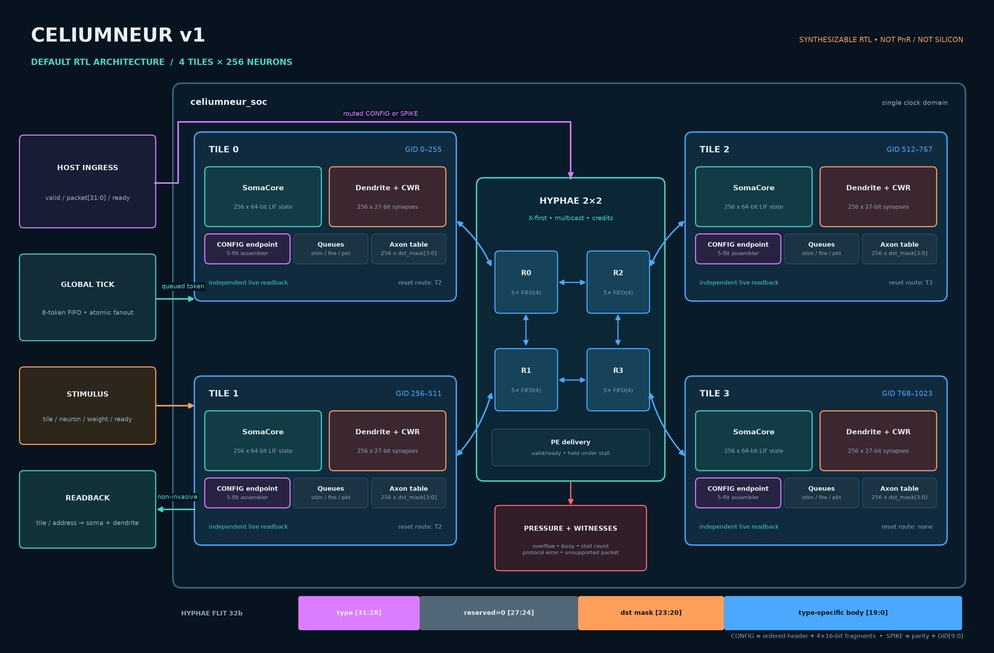
#> input picture render/architecture_block.png, 994 x 653 px, shrunk from 2829 x 1859 before the run
$ python render_poster_v2.py
#> lines starting #> are read from the running program, lines starting #| are printed output that depends on the picture
# SPDX-License-Identifier: Apache-2.0
"""Render the truth-bound CeliumNeUR v1 technical poster.

All plots and the architecture panel are generated artifacts. The script
refuses to run if any required evidence image is absent.
"""

from pathlib import Path

import matplotlib

matplotlib.use("Agg")
import matplotlib.image as mpimg
import matplotlib.pyplot as plt
from matplotlib.patches import FancyBboxPatch, Rectangle


ROOT = Path(__file__).resolve().parents[1]
ARCH = ROOT / "render" / "architecture_block.png"
RASTER = ROOT / "golden" / "demo_raster_compare.png"
LEARNING = ROOT / "render" / "plasticity_trajectory.png"
OUTPUTS = (
    ROOT / "render" / "poster_celiumneur_soc_v2.png",
    ROOT / "render" / "poster_celiumneur_soc.png",
)

BG = "#07131f"
PANEL = "#0d2233"
INK = "#e8f1f5"
MUTED = "#91a9b7"
CYAN = "#41d6c3"
BLUE = "#4aa8ff"
ORANGE = "#ff9f5a"
MAGENTA = "#dc7cff"
RED = "#ff6577"
GRID = "#244457"


def panel(fig, rect, title, subtitle=""):
    ax = fig.add_axes(rect)
    ax.set_xlim(0, 100)
    ax.set_ylim(0, 100)
    ax.axis("off")
    ax.add_patch(FancyBboxPatch(
        (0.5, 0.5), 99, 99,
        boxstyle="round,pad=0.0,rounding_size=1.6",
        facecolor=PANEL, edgecolor=GRID, linewidth=1.4,
    ))
    ax.text(3, 94, title, color=CYAN, fontsize=13, fontweight="bold",
            ha="left", va="center")
    if subtitle:
        ax.text(97, 94, subtitle, color=MUTED, fontsize=7.5,
                ha="right", va="center")
    return ax


def place_image(fig, rect, path, *, edge=GRID):
#> called with rect = (0.065, 0.575, 0.87, 0.315), edge = '#244457'
    ax = fig.add_axes(rect)
    ax.imshow(mpimg.imread(path))
    ax.set_xticks([])
    ax.set_yticks([])
    for spine in ax.spines.values():
        spine.set_color(edge)
        spine.set_linewidth(1.0)
    return ax


def draw_protocol(ax):
    fields = (
        ("type\n[31:28]", 4, MAGENTA),
        ("reserved=0\n[27:24]", 4, "#526777"),
        ("destination mask\n[23:20]", 4, ORANGE),
        ("type-specific body\n[19:0]", 20, BLUE),
    )
    x = 4
    scale = 92 / 32
    for label, bits, color in fields:
        width = bits * scale
        ax.add_patch(Rectangle((x, 60), width, 18, facecolor=color,
                               edgecolor=BG, linewidth=1.0))
        ax.text(x + width / 2, 69, label,
                color=BG if color in (ORANGE, BLUE) else INK,
                fontsize=7.2, fontweight="bold", ha="center", va="center")
        x += width

    ax.text(4, 47, "SPIKE", color=CYAN, fontsize=9, fontweight="bold")
    ax.text(17, 47, "parity[19] • zero[18:10] • source_gid[9:0]",
            color=MUTED, fontsize=8)
    ax.text(4, 34, "CONFIG", color=MAGENTA, fontsize=9, fontweight="bold")
    ax.text(17, 34, "ordered header + 4 × 16-bit fragments",
            color=MUTED, fontsize=8)
    ax.text(4, 21, "spaces", color=ORANGE, fontsize=9, fontweight="bold")
    ax.text(17, 21, "0 dendrite • 1 soma • 2 axon • 3 invalid",
            color=MUTED, fontsize=8)
    ax.text(4, 8,
            "Malformed or out-of-order traffic sets a sticky witness and never commits.",
            color=RED, fontsize=7.6)


def draw_verification(ax):
    rows = (
        ("GOLDEN", "55 / 55", "pytest + published learning demo"),
        ("RTL", "32 / 32", "9 cocotb groups, including default SoC"),
        ("RAW", "8 / 8", "self-checking Icarus/vvp probes"),
        ("MUTANTS", "17 / 17", "targeted faults killed"),
        ("FORMAL", "BMC 60", "FIFO + corner router safety"),
        ("LINT", "0 warnings", "Verilator -Wall, default 4×256 SoC"),
    )
    for index, (gate, result, detail) in enumerate(rows):
        y = 80 - index * 12.5
        ax.text(4, y, gate, color=MUTED, fontsize=8, fontweight="bold",
                ha="left", va="center")
        ax.text(35, y, result, color=CYAN, fontsize=10, fontweight="bold",
                ha="left", va="center")
        ax.text(58, y, detail, color=INK, fontsize=7.2,
                ha="left", va="center")
        if index < len(rows) - 1:
            ax.plot([4, 96], [y - 6.3, y - 6.3], color=GRID, linewidth=0.7)

    ax.text(4, 5,
            "Bounded, contract-scoped evidence — not timing closure, PnR or silicon.",
            color=ORANGE, fontsize=7.4, fontweight="bold")


def main():
    missing = [path for path in (ARCH, RASTER, LEARNING) if not path.is_file()]
    if missing:
        raise SystemExit("missing generated evidence: " + ", ".join(map(str, missing)))

    plt.rcParams.update({
        "figure.facecolor": BG,
        "savefig.facecolor": BG,
        "font.family": "DejaVu Sans",
        "text.color": INK,
    })
    fig = plt.figure(figsize=(16.5, 20.5), facecolor=BG)

    fig.text(0.055, 0.972, "CELIUMNEUR v1", color=INK, fontsize=34,
             fontweight="bold", ha="left", va="center")
    fig.text(0.055, 0.948,
             "TRANSPARENT, BACKPRESSURED, LEARNING NEUROMORPHIC RTL",
             color=CYAN, fontsize=13, fontweight="bold", ha="left")
    fig.text(0.945, 0.971, "4 TILES × 256 NEURONS  /  GID 0–1023",
             color=BLUE, fontsize=11, fontweight="bold", ha="right")
    fig.text(0.945, 0.949, "SYNTHESIZABLE RTL • NOT PnR / NOT SILICON",
             color=ORANGE, fontsize=9, ha="right")

    panel(fig, (0.045, 0.555, 0.91, 0.365),
          "A — Default SoC architecture",
          "one diagram, one implemented contract")
    place_image(fig, (0.065, 0.575, 0.87, 0.315), ARCH)

    protocol = panel(fig, (0.045, 0.375, 0.445, 0.16),
                     "B — Routed protocol")
    draw_protocol(protocol)
    verification = panel(fig, (0.51, 0.375, 0.445, 0.16),
                         "C — Verification gates")
    draw_verification(verification)

    panel(fig, (0.045, 0.175, 0.445, 0.18), "D — Golden / RTL raster",
          "same firing multiset; bounded phase latency")
    place_image(fig, (0.065, 0.19, 0.405, 0.14), RASTER)
#> call 2 of place_image, with rect = (0.065, 0.19, 0.405, 0.14), edge = '#244457'
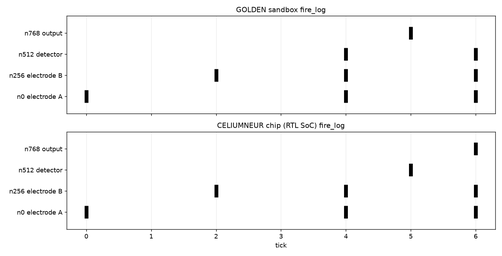
#> input picture golden/demo_raster_compare.png, 502 x 256 px, shrunk from 1430 x 728 before the run

    panel(fig, (0.51, 0.175, 0.445, 0.18), "E — CWR executable trajectory",
          "paired 120→127 • control 120→90")
    place_image(fig, (0.53, 0.19, 0.405, 0.14), LEARNING)
#> call 3 of place_image, with rect = (0.53, 0.19, 0.405, 0.14), edge = '#244457'
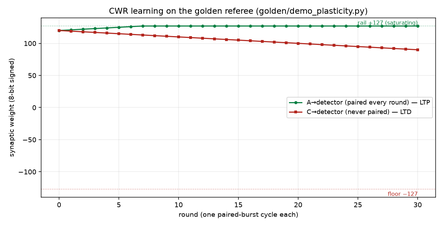
#> input picture render/plasticity_trajectory.png, 443 x 226 px, shrunk from 1260 x 644 before the run

    synthesis = panel(fig, (0.045, 0.055, 0.91, 0.10),
                      "F — Reproducible synthesis snapshot",
                      "Yosys 0.68+50 • GF180 MCU 7t5v0 TT/25°C/5V")
    columns = (
        (4, "CONFIG ENDPOINT", "271 cells", "10,025.48 µm² mapped"),
        (36, "HYPHA ROUTER", "2,535 cells", "91,076.65 µm² mapped"),
        (68, "DEFAULT SOC", "55,130 cells", "coarse lowering; memories retained"),
    )
    for x, name, value, note in columns:
        synthesis.text(x, 61, name, color=MUTED, fontsize=8,
                       fontweight="bold", ha="left")
        synthesis.text(x, 39, value, color=CYAN, fontsize=13,
                       fontweight="bold", ha="left")
        synthesis.text(x, 21, note, color=INK, fontsize=7.5, ha="left")
    synthesis.text(4, 6,
                   "Receipts bind base commit, working diff, source manifest, toolchain and SHA-256 outputs.",
                   color=ORANGE, fontsize=7.4, ha="left")

    fig.text(0.5, 0.025,
             "Celiums Solutions LLC  •  Apache-2.0  •  DOI 10.5281/zenodo.21925426",
             color=MUTED, fontsize=8.5, ha="center")

    for output in OUTPUTS:
        output.parent.mkdir(parents=True, exist_ok=True)
        fig.savefig(output, dpi=130, facecolor=BG)
        print(f"wrote {output}")
#> this loop made 2 passes
#> pass 1, in main, `fig.savefig(output, dpi=130, facecolor=BG)`:
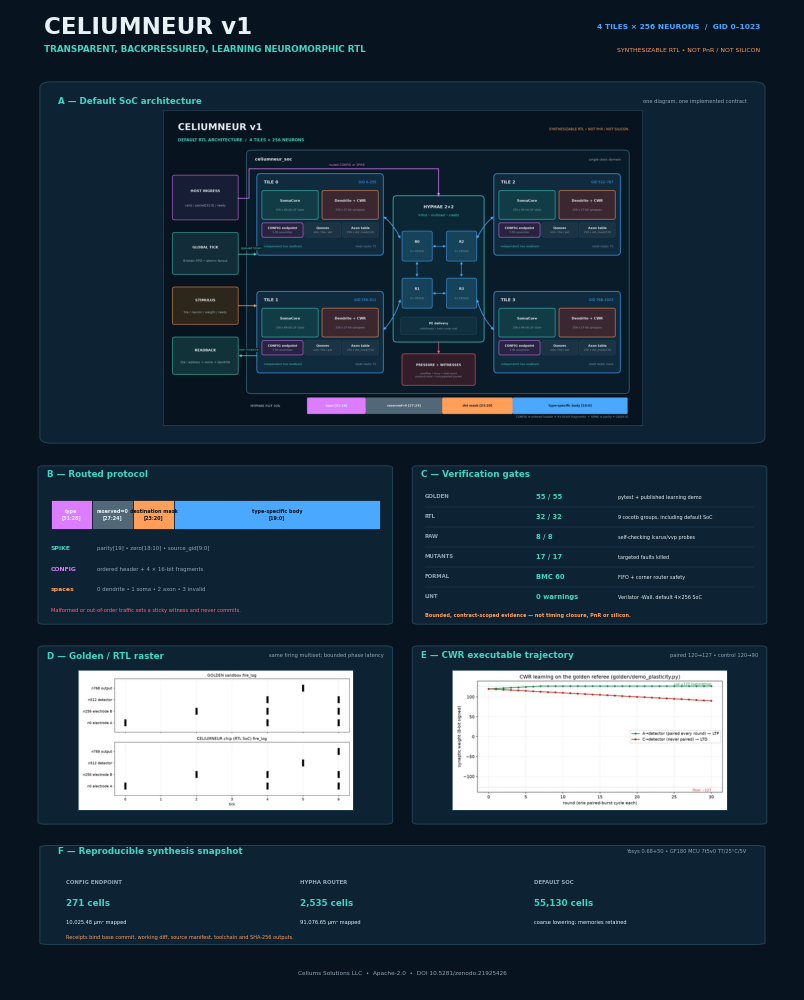
#> figure drawn by matplotlib, 9 panels
    plt.close(fig)


if __name__ == "__main__":
    main()
